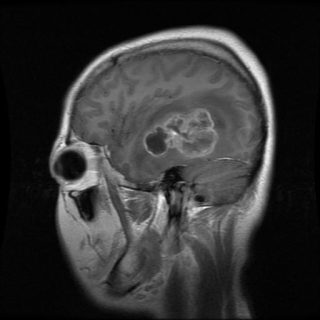
#> input picture presentacion/img/par_a.jpg, 320 x 320 px, found by its file name; its folder holds only this picture in this run
$ python -i r2_comun.py   (imports and definitions only)
#> lines starting #> are read from the running program, lines starting #| are printed output that depends on the picture; after the words box and inside, x2 and y2 are one past the last pixel; in counts of white or black regions, pixels touching at a corner belong together
"""Ronda 2 · Cálculo común e independiente del proyecto: miniaturas PIL 64x64 de las 7,200 imágenes y
matriz de correlación máxima sobre las 8 orientaciones (imagen completa y recorte propio).

No importa nada de app.backend.ml. El resultado se guarda en caché FUERA del proyecto.
"""
import os
from concurrent.futures import ThreadPoolExecutor
from pathlib import Path

import numpy as np
import pandas as pd
from PIL import Image

RAIZ = Path(r"C:\proyectos\tumores-cerebrales")
CACHE = Path(os.environ.get("R2_CACHE", r"C:\Users\raulp\AppData\Local\Temp\claude\e2221770270e0191\02d9ffa9-eb1c-4c85-8bae-918c19053d32\scratchpad\r2_cache"))
ORIENTACIONES = ["directa", "espejo_h", "espejo_v", "giro_180", "giro_90", "giro_270", "transpuesta", "antitranspuesta"]
OPS = {
    "directa": lambda a: a, "espejo_h": lambda a: a[:, :, ::-1], "espejo_v": lambda a: a[:, ::-1, :],
    "giro_180": lambda a: a[:, ::-1, ::-1], "giro_90": lambda a: np.rot90(a, 1, axes=(1, 2)),
    "giro_270": lambda a: np.rot90(a, 3, axes=(1, 2)), "transpuesta": lambda a: a.transpose(0, 2, 1),
    "antitranspuesta": lambda a: a[:, ::-1, ::-1].transpose(0, 2, 1),
}


def todas_las_rutas():
    return sorted(p.relative_to(RAIZ).as_posix() for c in ["Training", "Testing"] for p in (RAIZ / "datos" / c).rglob("*") if p.is_file())


def recorte_propio(g):
    m = g > 10
    if not m.any():
        return g
    f, c = np.where(m.any(1))[0], np.where(m.any(0))[0]
    return g[f[0]:f[-1] + 1, c[0]:c[-1] + 1]


def _mini(ruta):
#> called with ruta = '../../../presentacion/img/par_a.jpg'
    im = Image.open(RAIZ / ruta).convert("L")
    g = np.asarray(im)
    a = np.asarray(im.resize((64, 64), Image.Resampling.BOX), dtype=np.float32)
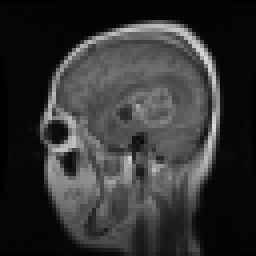
#> a: shape (64, 64) float32 (shown 4 times larger); min 0, max 217, mean 50.5
    b = np.asarray(Image.fromarray(recorte_propio(g)).resize((64, 64), Image.Resampling.BOX), dtype=np.float32)
#> in recorte_propio, `m = g > 10`:
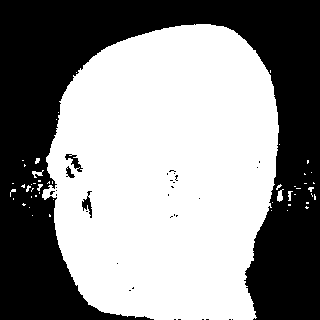
#> m: shape (320, 320) bool; 55.3% white; 32 black regions (28 under 20 px), largest, box (x1, y1, x2, y2) and area: (0, 0, 320, 320) 45366, (65, 154, 83, 172) 118, (82, 191, 92, 218) 118, (66, 166, 75, 178) 53
#> in recorte_propio, `f, c = np.where(m.any(1))[0], np.where(m.any(0))[0]`: f = 296 values from 24 to 319; c = 294 values from 10 to 315
#> in recorte_propio, `return g[f[0]:f[-1] + 1, c[0]:c[-1] + 1]`:
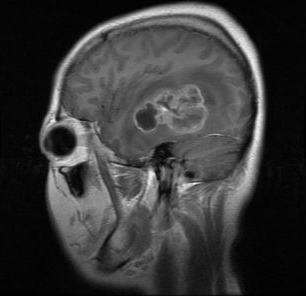
#> returned value: shape (296, 306); min 0, max 249, mean 56.7
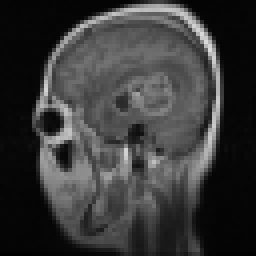
#> b: shape (64, 64) float32 (shown 4 times larger); min 1, max 220, mean 56.8
    return a, b


def norm(A):
    A = np.ascontiguousarray(A).reshape(len(A), -1).astype(np.float32)
    A = A - A.mean(1, keepdims=True)
    return A / np.maximum(np.linalg.norm(A, axis=1, keepdims=True), 1e-12)


def cargar():
    """Devuelve (rutas, C, O): C[i, j] = correlación máxima entre i y j en cualquier orientación y miniatura;
    O[i, j] = índice de la orientación que la da (según la miniatura completa o la recortada, la mayor)."""
    CACHE.mkdir(parents=True, exist_ok=True)
    rutas = np.array(todas_las_rutas())
    fc, fo, fr = CACHE / "C.npy", CACHE / "O.npy", CACHE / "rutas.npy"
    if fc.exists() and fo.exists() and fr.exists() and (np.load(fr) == rutas).all():
        return rutas, np.load(fc, mmap_mode="r"), np.load(fo, mmap_mode="r")
    with ThreadPoolExecutor(12) as ex:
        res = list(ex.map(_mini, rutas))
    n = len(rutas)
    C = np.full((n, n), -1.0, dtype=np.float32)
    O = np.zeros((n, n), dtype=np.uint8)
    for M in (np.stack([r[0] for r in res]), np.stack([r[1] for r in res])):
        base = norm(M)
        for k, nombre in enumerate(ORIENTACIONES):
            c = base @ norm(OPS[nombre](M)).T
            gana = c > C
            C[gana] = c[gana]; O[gana] = k
            del c, gana
    C = np.maximum(C, C.T)   # simétrica (las orientaciones forman un grupo cerrado)
    np.fill_diagonal(C, -1.0)
    np.save(fc, C); np.save(fo, O); np.save(fr, rutas)
    return rutas, C, O


def componentes(n, ii, jj):
    from scipy.sparse import coo_matrix
    from scipy.sparse.csgraph import connected_components
    return connected_components(coo_matrix((np.ones(len(ii)), (ii, jj)), shape=(n, n)), directed=False)[1]


def orientar(img, k):
    """Aplica la orientación k (índice de ORIENTACIONES) a una imagen 2D."""
    return OPS[ORIENTACIONES[k]](img[None])[0]

>>> result = _mini('../../../presentacion/img/par_a.jpg')

$ run again, on presentacion/img/par_b.jpg
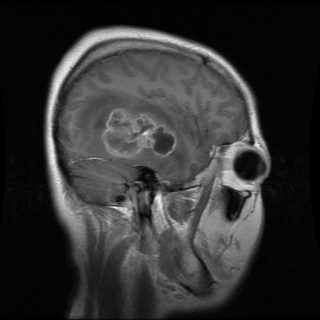
#> input picture presentacion/img/par_b.jpg, 320 x 320 px, found by its file name
#> in recorte_propio, `m = g > 10`:
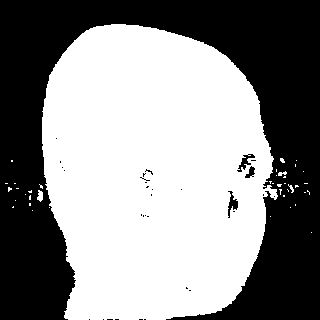
#> m: shape (320, 320) bool; 55.1% white; 32 black regions (28 under 20 px), largest, box (x1, y1, x2, y2) and area: (0, 0, 320, 320) 45576, (228, 191, 238, 218) 121, (237, 154, 255, 172) 114, (245, 166, 255, 178) 63
#> f = 296 values from 24 to 319; c = 289 values from 5 to 311
#> in _mini, `b = np.asarray(Image.fromarray(recorte_propio(g)).resize((64, 64), Ima..`:
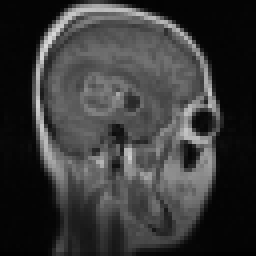
#> b: shape (64, 64) float32 (shown 4 times larger); min 1, max 215, mean 56
